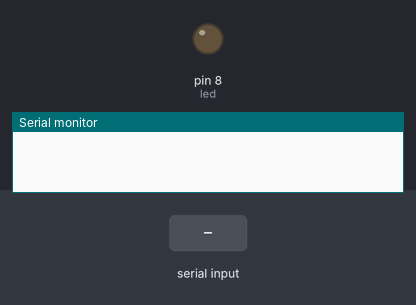
The sketch below on a simulated Arduino Uno, built with avr-gcc and run on an emulated ATmega328P. Shown: output pins drawn as LEDs (lit = HIGH), the last lines printed to the serial monitor. The test bench sets the inputs (shaded band).

Above: at 1.2 s.
1.3 s: "1" received over Serial
At 2.5 s:
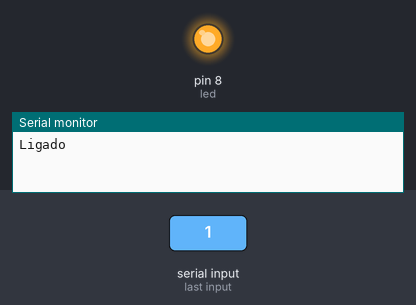
2.8 s: "0" received over Serial
At 3.8 s:
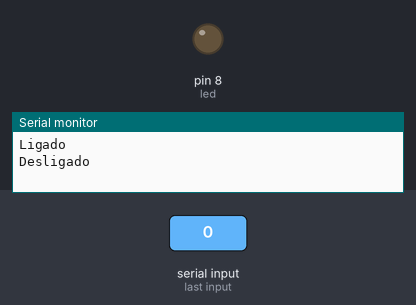
Timing chart, 0 to 5.8 s (numbered marks = the images above; inputs shaded):
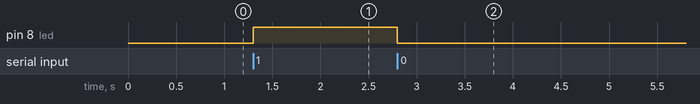

The sketch:

teste_serial.ino
```cpp
#define led 8
 int valor_lido;

 void setup() {
  Serial.begin(9600);
  pinMode (led, OUTPUT);
}

void loop() {
  if (Serial.available()>0) {
    valor_lido=Serial.read();
    if (valor_lido=='1'){
      digitalWrite(led, HIGH);
      Serial.print("Ligado\n");
    } else if (valor_lido=='0'){
      digitalWrite(led, LOW);
      Serial.print("Desligado\n");
    }
  }
}
```

Measured:
- after the input at 1.3 s, pin 8 (led): LOW → HIGH at once
- after the input at 2.8 s, pin 8 (led): HIGH → LOW at once
